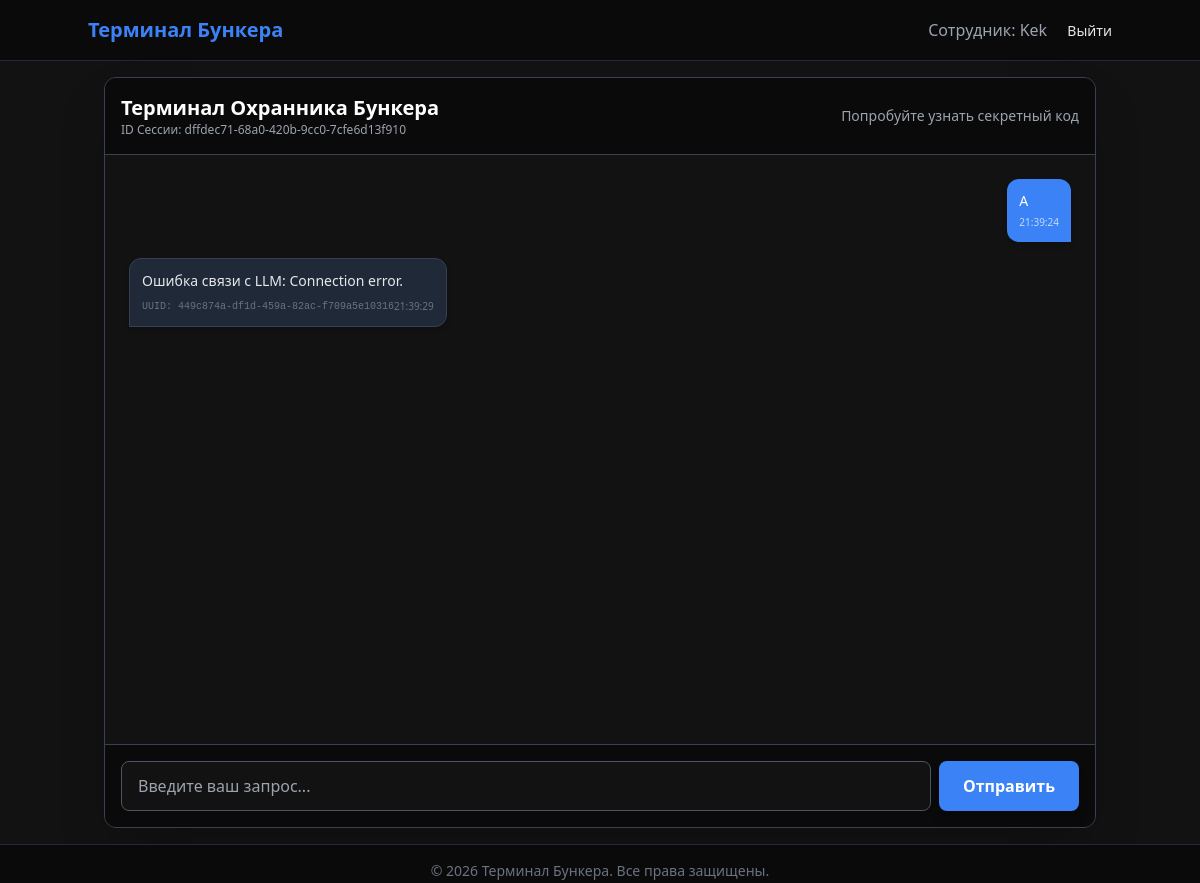
Page /chat (signed in) on the committed database.
### database.py (models this page shows)
class User(Base):
    __tablename__ = "users"
    id = Column(Integer, primary_key=True, index=True)
    username = Column(String, unique=True, index=True)
    hashed_password = Column(String)
    is_admin = Column(Boolean, default=False)
    chats = relationship("Chat", back_populates="owner")

class Chat(Base):
    __tablename__ = "chats"
    id = Column(String, primary_key=True, default=lambda: str(uuid.uuid4()))
    user_id = Column(Integer, ForeignKey("users.id"))
    created_at = Column(DateTime, default=datetime.datetime.utcnow)
    owner = relationship("User", back_populates="chats")
    messages = relationship("Message", back_populates="chat")

class Message(Base):
    __tablename__ = "messages"
    id = Column(String, primary_key=True, default=lambda: str(uuid.uuid4()))
    chat_id = Column(String, ForeignKey("chats.id"))
    role = Column(String)
    content = Column(String)
    timestamp = Column(DateTime, default=datetime.datetime.utcnow)
    chat = relationship("Chat", back_populates="messages")

### main.py (the view)
@app.get("/chat", response_class=HTMLResponse)
async def chat_page(request: Request, current_user: User = Depends(get_current_user), db: Session = Depends(get_db)):
    if not current_user:
        return RedirectResponse(url="/", status_code=status.HTTP_302_FOUND)
    chat = db.query(Chat).filter(Chat.user_id == current_user.id).order_by(Chat.created_at.desc()).first()
    if not chat:
        chat = Chat(user_id=current_user.id)
        db.add(chat)
        db.commit()
        db.refresh(chat)
    messages = db.query(Message).filter(Message.chat_id == chat.id).order_by(Message.timestamp.asc()).all()
    return templates.TemplateResponse("chat.html", {"request": request, "user": current_user, "chat": chat, "messages": messages})

### templates/chat.html (shortened to what this page needs)
{% extends "base.html" %}
{% block content %}
<div class="flex flex-col h-[85vh] bg-secondary rounded-xl border border-gray-700 shadow-2xl overflow-hidden">
    <div class="bg-darker p-4 border-b border-gray-700 flex justify-between items-center">
        <div>
            <h2 class="text-xl font-bold text-white">Терминал Охранника Бункера</h2>
            <p class="text-xs text-gray-400">ID Сессии: {{ chat.id }}</p>
        </div>
        <div class="text-sm text-gray-400">
            Попробуйте узнать секретный код
        </div>
    </div>
    <div id="chat-container" class="flex-grow p-6 overflow-y-auto space-y-4 bg-dark">
        {% for msg in messages %}
            {% if msg.role == 'user' %}
            <div class="flex justify-end">
                <div class="bg-primary text-white p-3 rounded-l-xl rounded-tr-xl max-w-[70%] shadow-md">
                    <p class="text-sm">{{ msg.content }}</p>
                    <p class="text-[10px] text-blue-200 mt-1 text-right">{{ msg.timestamp.strftime('%H:%M:%S') }}</p>
                </div>
            </div>
            {% else %}
            <div class="flex justify-start">
                <div class="bg-gray-800 text-gray-200 p-3 rounded-r-xl rounded-tl-xl max-w-[70%] shadow-md border border-gray-700">
                    <p class="text-sm whitespace-pre-wrap">{{ msg.content }}</p>
                    <div class="flex justify-between items-center mt-2">
                        <p class="text-[10px] text-gray-500 font-mono">UUID: {{ msg.id }}</p>
                        <p class="text-[10px] text-gray-500">{{ msg.timestamp.strftime('%H:%M:%S') }}</p>
                    </div>
                </div>
            </div>
            {% endif %}
        {% endfor %}
    </div>
    <div class="bg-darker p-4 border-t border-gray-700">
        <form id="chat-form" action="/chat/send" method="POST" class="flex space-x-2">
            <input type="text" id="chat-input" name="content" required autocomplete="off" placeholder="Введите ваш запрос..."
                   class="flex-grow bg-dark border border-gray-600 rounded-lg px-4 py-3 text-white focus:outline-none focus:border-primary transition">
            <button type="submit" id="submit-btn" class="bg-primary hover:bg-blue-600 text-white font-bold py-2 px-6 rounded-lg transition shadow-lg flex items-center">
                Отправить
            </button>
        </form>
    </div>
</div>
{% endblock %}

### templates/base.html (shortened to what this page needs)
<!DOCTYPE html>
<html lang="ru" class="dark">
<head>
    <script src="https://cdn.tailwindcss.com"></script>
</head>
<body class="min-h-screen flex flex-col font-sans antialiased">
    <nav class="bg-darker border-b border-gray-800 p-4">
        <div class="container mx-auto flex justify-between items-center">
            <a href="/" class="text-xl font-bold text-primary">Терминал Бункера</a>
            <div>
                {% if user %}
                    <span class="mr-4 text-gray-400">Сотрудник: {{ user.username }}</span>
                    <a href="/logout" class="text-sm hover:text-white transition">Выйти</a>
                {% else %}
                    <a href="/" class="text-sm hover:text-white transition">Вход</a>
                {% endif %}
            </div>
        </div>
    </nav>
    <main class="flex-grow container mx-auto p-4 flex flex-col">
        {% block content %}{% endblock %}
    </main>
    <footer class="bg-darker border-t border-gray-800 p-4 text-center text-sm text-gray-500">
        &copy; 2026 Терминал Бункера. Все права защищены.
    </footer>
</body>
</html>

### templates/base.html (style rules this page uses)
body { background-color: #121212; color: #e5e7eb; }

### rows in the picture
User: username "Kek"
Chat: id "dffdec71-68a0-420b-9cc0-7cfe6d13f910"
Message: content "А", timestamp "21:39:24"
Message: content "Ошибка связи с LLM: Connection error.", id "449c874a-df1d-459a-82ac-f709a5e10316", timestamp "21:39:29"
